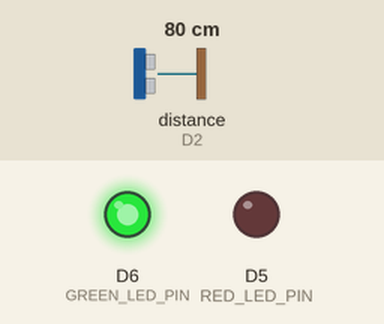
Simulated run of this program. Board: ESP8266 (NodeMCU). Shown: output pins drawn as LEDs (lit = HIGH). Wiring (inferred from the names in the program): ultrasonic range finder: trigger D1; echo D2. The test bench sets the inputs (shaded band); at power-on: distance to the obstacle (sensor on D2) 80 cm. The echo pulse lasts 58.3 µs per cm; pins used as bus, display or sensor lines are not drawn; what the program prints to the serial monitor is not drawn.

Above: at 1.2 s.
1.3 s: distance to the obstacle (sensor on D2) set to 18 cm
2.8 s: distance to the obstacle (sensor on D2) set to 14 cm
At 4.0 s:
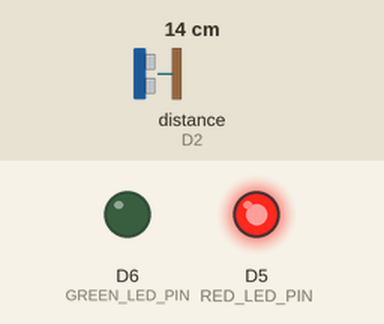
4.3 s: distance to the obstacle (sensor on D2) set to 35 cm
At 5.6 s:
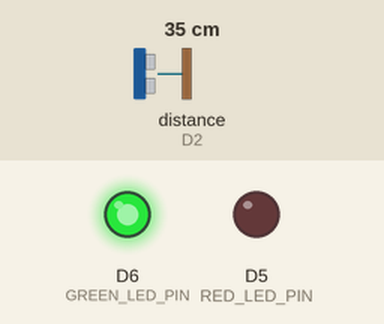
5.9 s: distance to the obstacle (sensor on D2) set to 2 cm
At 7.2 s:
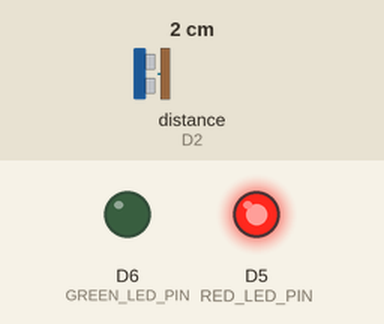
Timing chart, 0 to 8.5 s (numbered marks = the images above; inputs shaded):
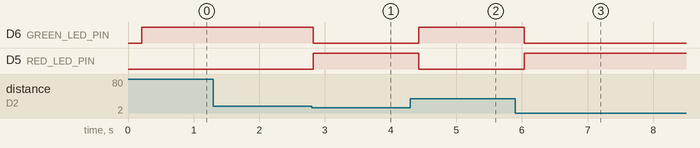

The program:

main.cpp
```cpp
#include <Arduino.h>
#include <ESP8266WiFi.h>
#include <ESP8266WebServer.h>

// --- ตั้งค่า Wi-Fi Access Point (บอร์ดปล่อย Wi-Fi เอง) ---
const char *SSID_AP = "SmartParking-WiFi";
const char *PASSWORD_AP = "12345678"; // รหัสผ่าน 8 ตัวขึ้นไป (หรือปล่อยว่าง "" ถ้าไม่ต้องการรหัส)

// สร้าง Web Server ที่พอร์ต 80
ESP8266WebServer server(80);

// --- กำหนดขาเซนเซอร์และ LED ---
const int TRIG_PIN = D1; // HC-SR04 Trig
const int ECHO_PIN = D2; // HC-SR04 Echo
const int RED_LED_PIN   = D5; // LED แดง (มีรถจอด / ไม่ว่าง)
const int GREEN_LED_PIN = D6; // LED เขียว (ว่าง)

const int DISTANCE_THRESHOLD = 15; // ระยะตรวจจับ (ซม.)

// ตัวแปรเก็บสถานะช่องจอด A1 (เซนเซอร์จริง)
bool isOccupiedA1 = false;
float currentDistance = 0.0;

// ฟังก์ชันวัดระยะทางจาก HC-SR04
void measureDistance() {
  digitalWrite(TRIG_PIN, LOW);
  delayMicroseconds(2);
  digitalWrite(TRIG_PIN, HIGH);
  delayMicroseconds(10);
  digitalWrite(TRIG_PIN, LOW);

  long duration = pulseIn(ECHO_PIN, HIGH, 30000); // timeout 30ms (~5m)
  if (duration == 0) {
    currentDistance = 999.0;
  } else {
    currentDistance = (duration * 0.034) / 2.0;
  }

  // ประเมินสถานะช่อง A1
  if (currentDistance > 0 && currentDistance < DISTANCE_THRESHOLD) {
    isOccupiedA1 = true;
    digitalWrite(RED_LED_PIN, HIGH);
    digitalWrite(GREEN_LED_PIN, LOW);
  } else {
    isOccupiedA1 = false;
    digitalWrite(RED_LED_PIN, LOW);
    digitalWrite(GREEN_LED_PIN, HIGH);
  }
}

// หน้าเว็บ HTML สไตล์ Modern Dashboard สวยงาม รองรับมือถือและคอม
const char MAIN_page[] PROGMEM = R"rawliteral(
<!DOCTYPE html>
<html lang="th">
<head>
  <meta charset="UTF-8">
  <meta name="viewport" content="width=device-width, initial-scale=1.0">
  <title>Smart Parking Dashboard</title>
  <link href="https://fonts.googleapis.com/css2?family=Kanit:wght@300;400;600&display=swap" rel="stylesheet">
  <style>
    * { box-sizing: border-box; margin: 0; padding: 0; font-family: 'Kanit', sans-serif; }
    body { background: #0f172a; color: #f8fafc; min-height: 100vh; padding: 20px; }
    .header { text-align: center; margin-bottom: 25px; }
    .header h1 { font-size: 2rem; color: #38bdf8; display: flex; align-items: center; justify-content: center; gap: 10px; }
    .header p { color: #94a3b8; font-size: 0.95rem; margin-top: 5px; }

    .stats-bar {
      display: flex; justify-content: center; gap: 15px; margin-bottom: 30px; flex-wrap: wrap;
    }
    .stat-card {
      background: #1e293b; padding: 15px 25px; border-radius: 12px; border: 1px solid #334155;
      min-width: 130px; text-align: center;
    }
    .stat-card .num { font-size: 1.8rem; font-weight: 600; }
    .stat-card .label { font-size: 0.85rem; color: #94a3b8; }
    .stat-free { color: #22c55e; }
    .stat-busy { color: #ef4444; }
    .stat-total { color: #38bdf8; }

    .parking-grid {
      display: grid;
      grid-template-columns: repeat(auto-fit, minmax(280px, 1fr));
      gap: 20px; max-width: 1000px; margin: 0 auto;
    }
    .slot {
      background: #1e293b; border-radius: 16px; padding: 20px;
      border: 2px solid #334155; position: relative;
      transition: all 0.3s ease; display: flex; flex-direction: column; justify-content: space-between;
      min-height: 200px;
    }
    .slot.real-sensor {
      box-shadow: 0 0 15px rgba(56, 189, 248, 0.25);
      border-color: #38bdf8;
    }
    .slot-tag {
      position: absolute; top: 12px; right: 12px;
      background: #0284c7; color: white; font-size: 0.7rem;
      padding: 3px 8px; border-radius: 6px; font-weight: 600;
    }
    .slot-tag.mock { background: #475569; }

    .slot-header { display: flex; align-items: center; justify-content: space-between; }
    .slot-name { font-size: 1.6rem; font-weight: 600; color: #f1f5f9; }

    .slot-body { text-align: center; padding: 15px 0; }
    .slot-icon { font-size: 3.5rem; line-height: 1; transition: transform 0.3s; }
    .slot-status-text { font-size: 1.25rem; font-weight: 600; margin-top: 10px; }

    .slot-footer {
      border-top: 1px solid rgba(255,255,255,0.08); padding-top: 10px;
      display: flex; justify-content: space-between; font-size: 0.85rem; color: #94a3b8;
    }

    /* สไตล์ตามสถานะ */
    .slot.free { border-color: #22c55e; background: linear-gradient(145deg, #1e293b 0%, rgba(34, 197, 94, 0.08) 100%); }
    .slot.free .slot-status-text { color: #22c55e; }
    .slot.free .slot-icon { filter: drop-shadow(0 0 8px rgba(34, 197, 94, 0.4)); }

    .slot.busy { border-color: #ef4444; background: linear-gradient(145deg, #1e293b 0%, rgba(239, 68, 68, 0.08) 100%); }
    .slot.busy .slot-status-text { color: #ef4444; }
    .slot.busy .slot-icon { filter: drop-shadow(0 0 8px rgba(239, 68, 68, 0.4)); }

    .wifi-info {
      text-align: center; margin-top: 30px; font-size: 0.85rem; color: #64748b;
    }
  </style>
</head>
<body>
  <div class="header">
    <h1>🚗 Smart Parking System</h1>
    <p>ระบบตรวจจับและแสดงสถานะช่องจอดรถแบบเรียลไทม์ (ESP8266)</p>
  </div>

  <div class="stats-bar">
    <div class="stat-card">
      <div class="num stat-total">6</div>
      <div class="label">ช่องทั้งหมด</div>
    </div>
    <div class="stat-card">
      <div class="num stat-free" id="free-count">-</div>
      <div class="label">ช่องว่าง</div>
    </div>
    <div class="stat-card">
      <div class="num stat-busy" id="busy-count">-</div>
      <div class="label">มีรถจอด</div>
    </div>
  </div>

  <div class="parking-grid" id="grid">
    <!-- กล่องช่องจอดรถ 6 ช่อง จะสร้างผ่าน JavaScript -->
  </div>

  <div class="wifi-info">
    เชื่อมต่อผ่าน Access Point: <strong>SmartParking-WiFi</strong> (IP: 192.168.4.1)
  </div>

  <script>
    // ข้อมูลช่องจำลอง A2 - A6
    const mockSlots = [
      { id: 'A2', busy: true },
      { id: 'A3', busy: false },
      { id: 'A4', busy: true },
      { id: 'A5', busy: false },
      { id: 'A6', busy: false }
    ];

    async function updateStatus() {
      try {
        const res = await fetch('/api/status');
        const data = await res.json();

        let freeCount = 0;
        let busyCount = 0;

        let html = '';

        // ช่อง A1: เซนเซอร์จริง
        const a1Busy = data.a1_busy;
        if (a1Busy) busyCount++; else freeCount++;

        html += `
          <div class="slot real-sensor ${a1Busy ? 'busy' : 'free'}">
            <span class="slot-tag">เซนเซอร์จริง (HC-SR04)</span>
            <div class="slot-header">
              <span class="slot-name">ช่อง A1</span>
            </div>
            <div class="slot-body">
              <div class="slot-icon">${a1Busy ? '🚘' : '🟢'}</div>
              <div class="slot-status-text">${a1Busy ? 'ไม่ว่าง (มีรถจอด)' : 'ว่าง (จอดได้)'}</div>
            </div>
            <div class="slot-footer">
              <span>ระยะวัดได้:</span>
              <strong>${data.a1_distance > 500 ? '> 500' : data.a1_distance} cm</strong>
            </div>
          </div>
        `;

        // ช่อง A2 - A6: Mock Slots
        mockSlots.forEach(s => {
          if (s.busy) busyCount++; else freeCount++;
          html += `
            <div class="slot ${s.busy ? 'busy' : 'free'}">
              <span class="slot-tag mock">ช่องจำลอง</span>
              <div class="slot-header">
                <span class="slot-name">ช่อง ${s.id}</span>
              </div>
              <div class="slot-body">
                <div class="slot-icon">${s.busy ? '🚙' : '🟢'}</div>
                <div class="slot-status-text">${s.busy ? 'ไม่ว่าง' : 'ว่าง (จอดได้)'}</div>
              </div>
              <div class="slot-footer">
                <span>สถานะระบบ:</span>
                <span>${s.busy ? 'ตรวจพบยานพาหนะ' : 'พร้อมใช้งาน'}</span>
              </div>
            </div>
          `;
        });

        document.getElementById('grid').innerHTML = html;
        document.getElementById('free-count').innerText = freeCount;
        document.getElementById('busy-count').innerText = busyCount;

      } catch (err) {
        console.error('Fetch error:', err);
      }
    }

    // อัปเดตทุก ๆ 800ms ให้ตอบสนองไวตามเซนเซอร์จริง
    setInterval(updateStatus, 800);
    updateStatus();
  </script>
</body>
</html>
)rawliteral";

// Handler ส่งหน้าหลัก
void handleRoot() {
  server.send_P(200, "text/html", MAIN_page);
}

// Handler API คืนค่า JSON สถานะเซนเซอร์ให้ JavaScript นำไปแสดงผล
void handleStatus() {
  String json = "{";
  json += "\"a1_busy\":" + String(isOccupiedA1 ? "true" : "false") + ",";
  json += "\"a1_distance\":" + String(currentDistance, 1);
  json += "}";
  server.send(200, "application/json", json);
}

void setup() {
  Serial.begin(115200);

  pinMode(TRIG_PIN, OUTPUT);
  pinMode(ECHO_PIN, INPUT);
  pinMode(RED_LED_PIN, OUTPUT);
  pinMode(GREEN_LED_PIN, OUTPUT);

  digitalWrite(RED_LED_PIN, LOW);
  digitalWrite(GREEN_LED_PIN, LOW);

  // เริ่มต้นสร้าง Wi-Fi Access Point
  Serial.println("\nกำลังเริ่มต้น Wi-Fi Access Point...");
  WiFi.mode(WIFI_AP);
  WiFi.softAP(SSID_AP, PASSWORD_AP);

  IPAddress myIP = WiFi.softAPIP();
  Serial.print("ชื่อ Wi-Fi: ");
  Serial.println(SSID_AP);
  Serial.print("รหัสผ่าน: ");
  Serial.println(PASSWORD_AP);
  Serial.print("IP Address สำหรับเปิดหน้าเว็บ: http://");
  Serial.println(myIP);

  // ตั้งค่า Route ของ Web Server
  server.on("/", handleRoot);
  server.on("/api/status", handleStatus);
  server.begin();
  Serial.println("Web Server เริ่มทำงานเรียบร้อยแล้ว!");
}

void loop() {
  server.handleClient(); // จัดการคำขอหน้าเว็บ

  // วัดระยะทุก ๆ 200ms
  static unsigned long lastMeasure = 0;
  if (millis() - lastMeasure > 200) {
    lastMeasure = millis();
    measureDistance();
  }
}
```

Measured:
- the behaviour switches between 16 and 15 cm on distance to the obstacle (sensor on D2) (found by bisection; images 0 and 1)
- after the input at 1.3 s, every drawn part: stays the same
- after the input at 2.8 s, D6 (GREEN_LED_PIN): HIGH → LOW at once; D5 (RED_LED_PIN): LOW → HIGH at once
- after the input at 4.3 s, D6 (GREEN_LED_PIN): LOW → HIGH after 0.13 s; D5 (RED_LED_PIN): HIGH → LOW after 0.13 s
- after the input at 5.9 s, D6 (GREEN_LED_PIN): HIGH → LOW after 0.14 s; D5 (RED_LED_PIN): LOW → HIGH after 0.14 s
